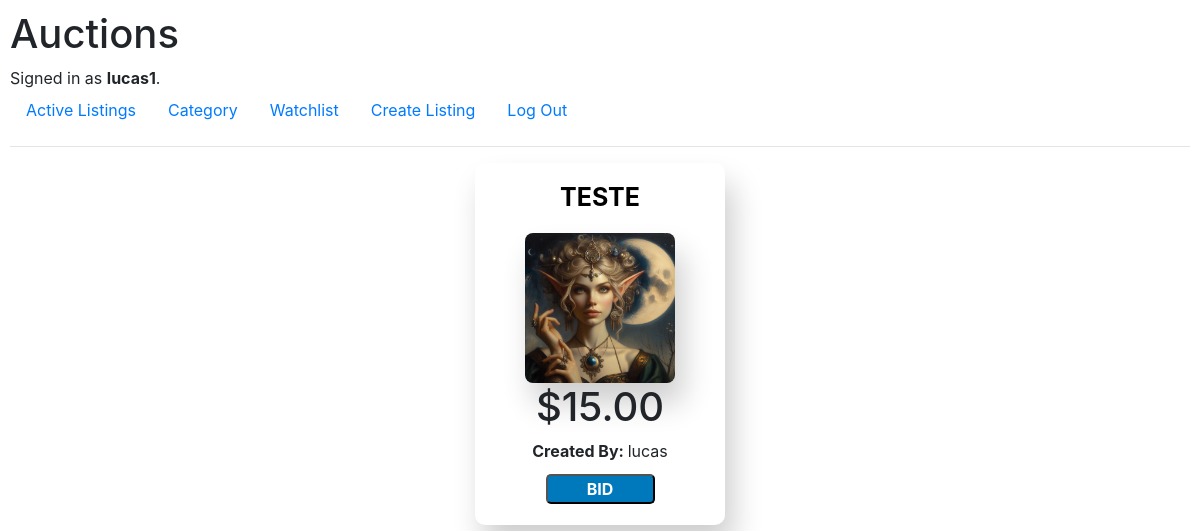
Before: /watchlist (signed in) with the older database file.
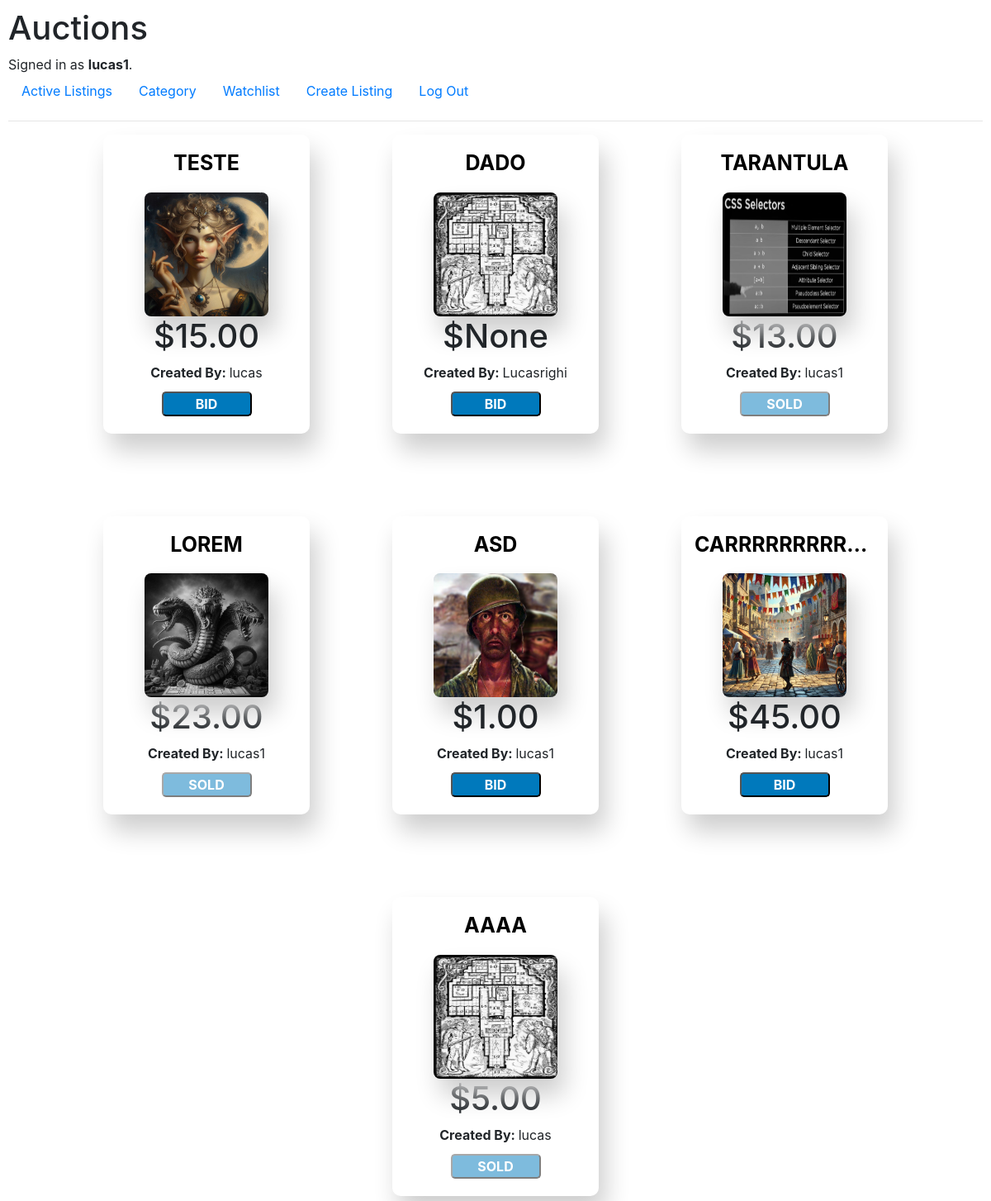
After: the same page with the newer database file.
### auctions/models.py (models this page shows, shortened)
class User(AbstractUser):
    pass

class Watchlist(models.Model):
    user = models.ForeignKey(User, on_delete=models.CASCADE, related_name="watchlist")
    item = models.ForeignKey(Items, on_delete=models.CASCADE, related_name="watchlisted_by")

class Items(models.Model):
    user = models.ForeignKey(User, on_delete=models.CASCADE, related_name="created_user")
    name = models.CharField(max_length=64)
    img = models.ImageField(upload_to ='uploads/')
    start_price = models.DecimalField(max_digits=10, decimal_places=2, default=Decimal("0.00"), validators=[MinValueValidator(Decimal("0.01"))])
    description = models.CharField(max_length=500)
    sold = models.BooleanField(default=False)
    created_at = models.DateTimeField(auto_now_add=True)
    category = models.ForeignKey(Category, on_delete=models.CASCADE, related_name="items")
    actual_price = models.DecimalField(max_digits=10, decimal_places=2, null=True, blank=True, default=Decimal("0.00"))
    owner = models.ForeignKey(User, on_delete=models.SET_NULL, related_name="owned_items", null=True, blank=True)

### auctions/views.py (the view)
# urls.py: path("watchlist", views.watchlist, name="watchlist"),
@login_required
def watchlist(request):
    if request.method == "POST":
        id_item = int(request.POST.get("item"))
        item = get_object_or_404(Items, id=id_item)
        user = request.user
        if not Watchlist.objects.filter(user=user, item=item).exists():
            Watchlist.objects.create(user=user, item=item)
        return HttpResponseRedirect(reverse("index"))
    else:
        user_watchlist = Watchlist.objects.filter(user=request.user)
        return render(request, "auctions/watchlist.html", {
            "items": user_watchlist
        })

### auctions/templates/auctions/watchlist.html
{% extends "auctions/layout.html" %} {% block body %} {%if items%}
<div id="item_container">
  {%for iten in items%}
  <div id="item_listing">
    <a id="item_name" href="{%url 'item_list' item_id=iten.item.id%}">
      <b><p class="truncate-text">{{iten.item.name}}</p></b></a
    >
    {%if not iten.item.sold%}
    <a href="{%url 'item_list' item_id=iten.item.id%}">
      <img
        id="item_image_list"
        src="{{iten.item.img.url}}"
        alt="{{ iten.item.name }}"
      />
    </a>
    {%else%}
    <a href="{%url 'item_list' item_id=iten.item.id%}">
      <img
        id="item_image_list"
        src="{{iten.item.img.url}}"
        style="filter: grayscale(100%)"
        alt="{{ iten.item.name }}"
      />
    </a>
    {%endif%}
    <h1>${{iten.item.actual_price}}</h1>
    <p><b>Created By: </b>{{iten.item.user.username}}</p>
    {%if not iten.item.sold%}
    <button
      onclick="window.location.href='{% url 'item_list' item_id=iten.item.id %}'"
      class="button_b"
    >
      <b>BID</b>
    </button>
    {%else%}
    <button style="cursor: not-allowed; opacity: 0.5" class="button_b">
      <b>SOLD</b>
    </button>
    {%endif%}
  </div>
  {% endfor %}
</div>
{%else%}
<h1>No items</h1>
{%endif%} {%endblock%}

### auctions/templates/auctions/layout.html (shortened to what this page needs)
{% load static %}
<!DOCTYPE html>
<html lang="en">
    <head>
        <link rel="stylesheet" href="https://stackpath.bootstrapcdn.com/bootstrap/4.4.1/css/bootstrap.min.css">
        <link href="{% static 'auctions/styles.css' %}" rel="stylesheet">
    </head>
    <body>
        <h1>Auctions</h1>
        <div>
            {% if user.is_authenticated %}
                Signed in as <strong>{{ user.username }}</strong>.
            {% else %}
                Not signed in.
            {% endif %}
        </div>
        <ul class="nav">
            <li class="nav-item">
                <a class="nav-link" href="{% url 'index' %}">Active Listings</a>
            </li>
            {% if user.is_authenticated %}
                <li class="nav-item">
                    <a class="nav-link" href="{% url 'category' %}">Category</a>
                </li>
                <li class="nav-item">
                    <a class="nav-link" href="{% url 'watchlist' %}">Watchlist</a>
                </li>
                <li class="nav-item">
                    <a class="nav-link" href="{% url 'create_list' %}">Create Listing</a>
                </li>
                <li class="nav-item">
                    <a class="nav-link" href="{% url 'logout' %}">Log Out</a>
                </li>
            {% endif %}
        </ul>
        <hr>
        {% block body %}
        {% endblock %}
    </body>
</html>

### auctions/static/auctions/styles.css (style rules this page uses)
body { padding: 10px; }
#item_listing { border-radius: 10px; display: flex; flex-direction: column; justify-content: space-between; align-items: center; box-shadow: 8px 20px 30px #cecece; width: 250px; padding: 16px; }
.truncate-text { display: block; width: 100%; white-space: nowrap; overflow: hidden; text-overflow: ellipsis; font-size: 25px; text-transform: uppercase; color: black; position: relative; text-decoration: none; }
#item_name { width: 100%; text-align: center; white-space: nowrap; overflow: hidden; text-overflow: ellipsis; display: block; text-decoration: none; }
#item_container { display: flex; align-items: flex-start; flex-wrap: wrap; gap: 100px; width: 100%; justify-content: center; }
#item_image_list { width: 150px; height: 150px; border-radius: 8px; box-shadow: 8px 20px 30px #cecece; transition: width 0.3s, height 0.3s, box-shadow 0.3s; }
.button_b { margin-bottom: 5px; margin-top: -5px; background-color: #0079bc; color: white; width: 50%; height: 70%; border-radius: 5px; transition: 0.3s; text-align: center; text-decoration: none; }

Changed rows visible on the page:
added Watchlist: item.name "DADO", item.img (picture), item.actual_price "None", item.user.username "Lucasrighi", shows "BID"
added Watchlist: item.name "TARANTULA", item.img (picture), item.actual_price "13.00", item.user.username "lucas1", shows "SOLD"
added Watchlist: item.name "LOREM", item.img (picture), item.actual_price "23.00", item.user.username "lucas1", shows "SOLD"
added Watchlist: item.name "ASD", item.img (picture), item.actual_price "1.00", item.user.username "lucas1", shows "BID"
added Watchlist: item.name "CARRRRRRRRR…", item.img (picture), item.actual_price "45.00", item.user.username "lucas1", shows "BID"
added Watchlist: item.name "AAAA", item.img (picture), item.actual_price "5.00", item.user.username "lucas", shows "SOLD"
